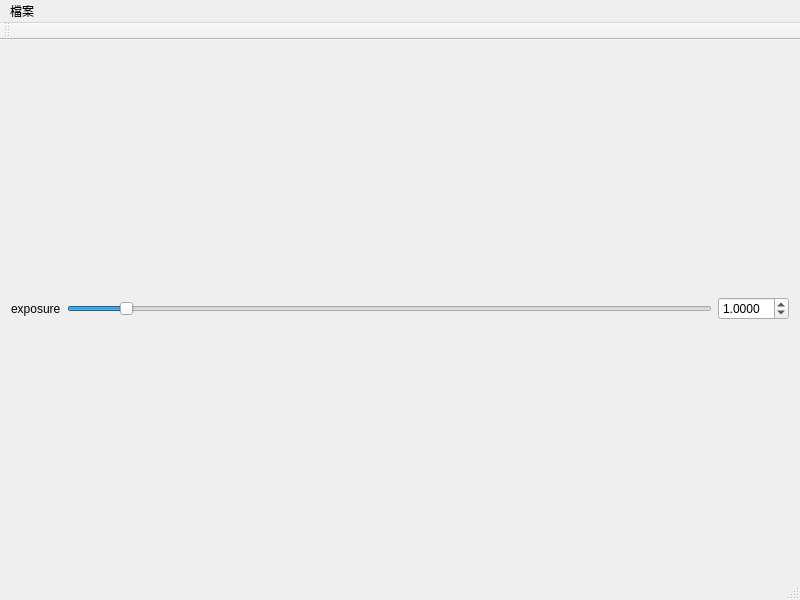
<?xml version="1.0" encoding="UTF-8"?>
<ui version="4.0">
 <class>MainWindow</class>
 <widget class="QMainWindow" name="MainWindow">
  <property name="geometry">
   <rect>
    <x>0</x>
    <y>0</y>
    <width>800</width>
    <height>600</height>
   </rect>
  </property>
  <property name="windowTitle">
   <string>MainWindow</string>
  </property>
  <widget class="QWidget" name="centralWidget">
   <layout class="QHBoxLayout" name="horizontalLayout_2">
    <item>
     <layout class="QVBoxLayout" name="rightVLayout">
      <item>
       <layout class="QHBoxLayout" name="horizontalLayout_4">
        <item>
         <widget class="QLabel" name="label">
          <property name="minimumSize">
           <size>
            <width>50</width>
            <height>0</height>
           </size>
          </property>
          <property name="text">
           <string>exposure</string>
          </property>
         </widget>
        </item>
        <item>
         <widget class="QSlider" name="expoSlider">
          <property name="minimum">
           <number>1</number>
          </property>
          <property name="maximum">
           <number>10000</number>
          </property>
          <property name="pageStep">
           <number>100</number>
          </property>
          <property name="value">
           <number>833</number>
          </property>
          <property name="orientation">
           <enum>Qt::Horizontal</enum>
          </property>
         </widget>
        </item>
        <item>
         <widget class="QDoubleSpinBox" name="expoField">
          <property name="decimals">
           <number>4</number>
          </property>
          <property name="singleStep">
           <double>0.010000000000000</double>
          </property>
          <property name="value">
           <double>1.000000000000000</double>
          </property>
         </widget>
        </item>
       </layout>
      </item>
     </layout>
    </item>
   </layout>
  </widget>
  <widget class="QMenuBar" name="menuBar">
   <property name="geometry">
    <rect>
     <x>0</x>
     <y>0</y>
     <width>800</width>
     <height>19</height>
    </rect>
   </property>
   <widget class="QMenu" name="menu">
    <property name="title">
     <string>檔案</string>
    </property>
    <addaction name="loadDBItem"/>
    <addaction name="saveDBItem"/>
    <addaction name="saveDBAsItem"/>
    <addaction name="saveDBAsLocalItem"/>
   </widget>
   <addaction name="menu"/>
  </widget>
  <widget class="QToolBar" name="mainToolBar">
   <attribute name="toolBarArea">
    <enum>TopToolBarArea</enum>
   </attribute>
   <attribute name="toolBarBreak">
    <bool>false</bool>
   </attribute>
  </widget>
  <widget class="QStatusBar" name="statusBar">
   <property name="acceptDrops">
    <bool>false</bool>
   </property>
   <property name="autoFillBackground">
    <bool>false</bool>
   </property>
  </widget>
  <action name="loadDBItem">
   <property name="text">
    <string>讀取</string>
   </property>
   <property name="statusTip">
    <string>讀取進度</string>
   </property>
   <property name="shortcut">
    <string>Ctrl+O</string>
   </property>
  </action>
  <action name="saveDBItem">
   <property name="text">
    <string>儲存</string>
   </property>
   <property name="statusTip">
    <string>儲存進度</string>
   </property>
   <property name="shortcut">
    <string>Ctrl+S</string>
   </property>
  </action>
  <action name="saveDBAsItem">
   <property name="text">
    <string>另存</string>
   </property>
   <property name="statusTip">
    <string>另存進度</string>
   </property>
   <property name="shortcut">
    <string>Ctrl+Shift+S</string>
   </property>
  </action>
  <action name="saveDBAsLocalItem">
   <property name="text">
    <string>另存為局域</string>
   </property>
   <property name="statusTip">
    <string>另存為局域參數</string>
   </property>
   <property name="shortcut">
    <string>Alt+S</string>
   </property>
  </action>
 </widget>
 <layoutdefault spacing="6" margin="11"/>
 <resources/>
 <connections/>
</ui>
